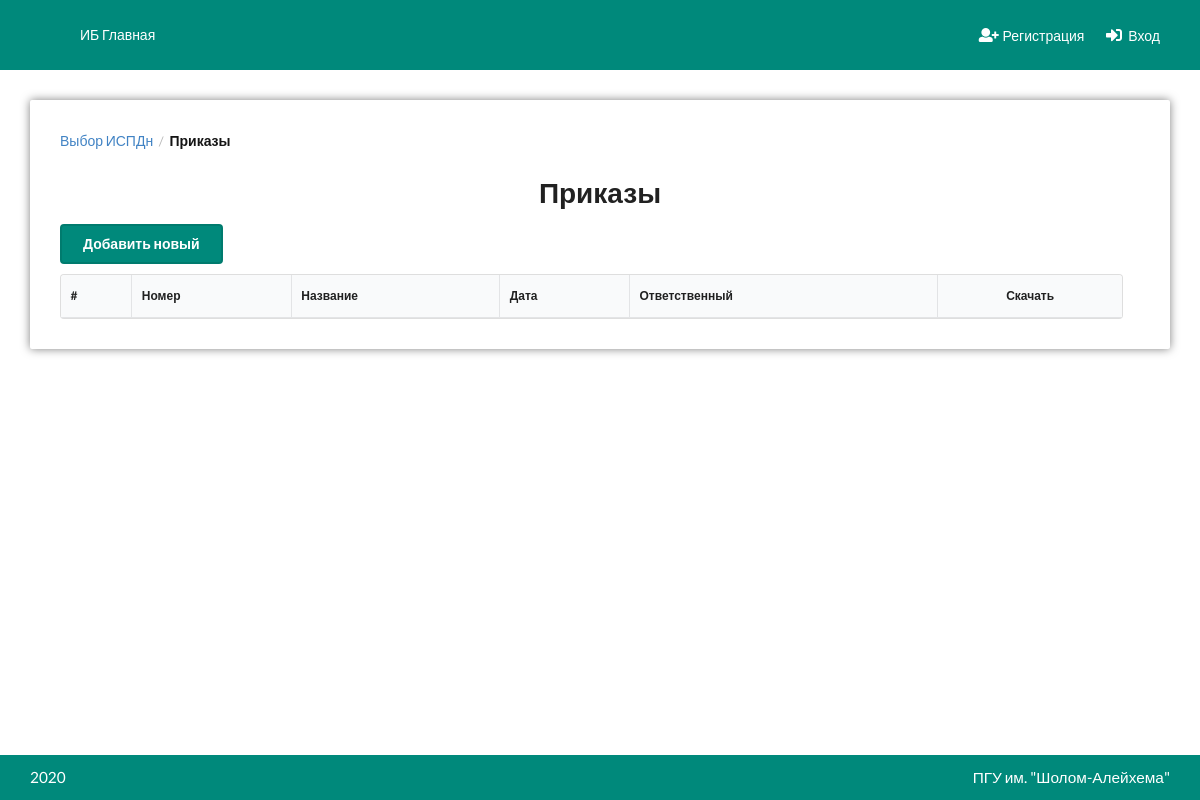
/ispdn/prikazi/, run on an earlier commit of the app's database.
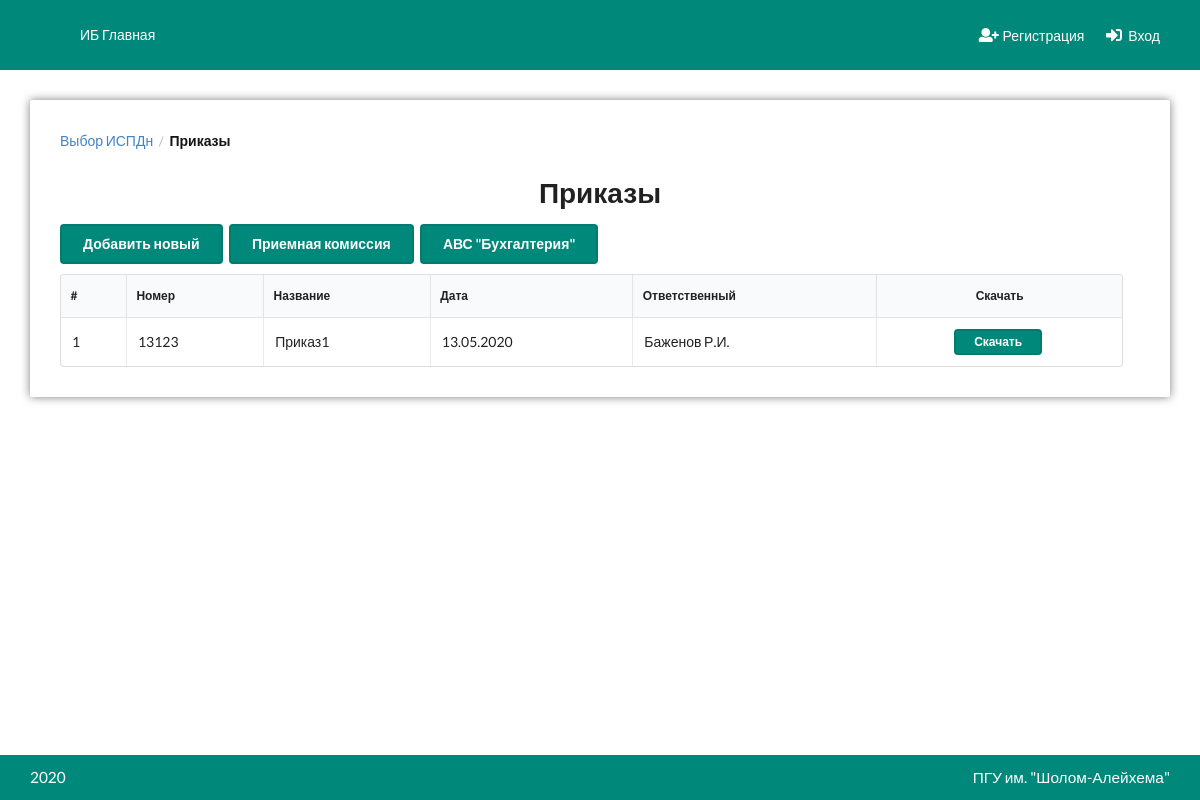
And on a later commit of the database.
### Ispdn/models.py (models this page shows, shortened)
class Ispdn(models.Model):
    objects = MyManager()
    nomer = models.CharField(max_length=32, verbose_name='Номер')
    name = models.CharField(max_length=256, verbose_name='Название')
    start_date = models.DateField(null=True, blank=True)
    end_date = models.DateField(null=True, blank=True)
    prikaz = models.ManyToManyField('Prikaz', related_name='ispdns', blank=True)
    instruct = models.ManyToManyField('Instruct', related_name='ispdns', blank=True)
    rukovodstvo = models.ManyToManyField('Rukovodstvo', related_name='ispdns', blank=True)
    polozhenie = models.ManyToManyField('Polozhenie', related_name='ispdns', blank=True)
    po = models.ManyToManyField('ProgOb', related_name='ispdns', blank=True)
    raznoe = models.ManyToManyField('Raznoe', related_name='ispdns', blank=True)
    class Meta:
        verbose_name = 'ИСПДн'
        verbose_name_plural = 'ИСПДн'

class Prikaz(models.Model):
    def content_file_name(instance, filename):
        return ispdn_filename('prikazi', Prikaz, filename)
    objects = MyManager()
    nomer = models.CharField(max_length=32, verbose_name='Номер')
    name = models.CharField(max_length=256, verbose_name='Название')
    date = models.DateField(verbose_name='Дата')
    ovetstv = models.ForeignKey('Pdn.Person', on_delete=models.SET_NULL, null=True, verbose_name='Ответственный')
    file = models.FileField(null=True, upload_to=content_file_name)
    class Meta:
        verbose_name = 'Приказ'
        verbose_name_plural = "Приказы"
        ordering = ['-id']

### Pdn/models.py (models this page shows, shortened)
class Person(models.Model):
    objects = MyManager()
    last_name = models.CharField(max_length=128, verbose_name='Фамилия')
    first_name = models.CharField(max_length=128, verbose_name='Имя')
    surname = models.CharField(max_length=128, verbose_name='Отчество')
    birth_date = models.DateField(verbose_name='Дата рождения')
    fakultet = models.CharField(max_length=128, null=True, blank=True, verbose_name='Факультет')
    podrazd = models.CharField(max_length=128, null=True, blank=True, verbose_name='Подразделение')
    def get_fio(self):
        return f'{self.last_name} {self.first_name[0]}.{self.surname[0]}.'
    class Meta:
        verbose_name = 'Сотрудник/Студент'
        verbose_name_plural = 'Сотрудники/Студенты'

### Ispdn/views.py (the view)
# urls.py: path('prikazi/', prikazi, name='prikazi_all'),
def prikazi(request, ispdn_id=None):
    return instance_list(request, ispdn_id, template='Ispdn/TableList/Prikazi.html', model=Prikaz, field_name='prikaz')

### Accounts/templatetags/modified.py (called while the page is built)
def get_value_from_context(context, dots_var, nullable=False):
    c_key = dots_var.split('.')[0]
    try:
        var = context[c_key]
    except KeyError:
        if nullable:
            return None
        raise KeyError('Template context does not exist key: {}'.format(c_key))
    splitted_var = dots_var.split('.')
    if len(splitted_var) > 0:
        attr = '.'.join(splitted_var[1:])
        try:
            value = getattr(var, attr)
        except Exception:
            if nullable:
                return None
            raise AttributeError('Variable {} does not contain attribute {}'.format(splitted_var[0], attr))
    else:
        value = var
    if callable(value):
        value = value()
    return value

@register.filter
def substract(val1, val2):
    return int(val1) - int(val2)

### Ispdn/views.py (called while the page is built)
def instance_list(request, ispdn_id, template, model, field_name):
    ispdn = None
    if ispdn_id:
        ispdn = Ispdn.objects.get_or_404(id=ispdn_id)
        instances = getattr(ispdn, field_name).all()
    else:
        instances = model.objects.all()
    ispdns = Ispdn.objects.all()
    return render(request, template, {'instances': instances, 'ispdn': ispdn, 'ispdns': ispdns})

### utils/shortcuts.py (called while the page is built)
def build_url(*args, **kwargs):
    get = kwargs.pop('get', None)
    url = reverse(*args, kwargs=kwargs)
    if get:
        url += '?' + urllib.parse.urlencode(get)
    return url

### templates/Ispdn/TableList/Prikazi.html (shortened to what this page needs)
{% extends 'base.html' %}
{% load modified %}
{% block content %}
    <div class="ui container">
        <div class="child-center">
            <div class="skzi-list cblock">
                <div class="content">
                    <div class="ui breadcrumb">
                      <a href="{% url 'ispdn:select' %}" class="section">Выбор ИСПДн</a>
                      <div class="divider"> / </div>
                      <div class="active section">Приказы</div>
                    </div>
                    <h1 class="ui center aligned header">Приказы</h1>
                    <div class="panel">
                        <div class="buttons left">
                            {% if ispdn %}
                                <a href="{% iurl 'ispdn:prikaz_form' get_source='ispdn.id' %}" class="button primary ui medium">Добавить новый</a>
                                <a href="{% url 'ispdn:prikazi_all' %}" class="button primary ui medium">Список всех приказов</a>
                            {% else %}
                                <a href="{% iurl 'ispdn:prikaz_form' %}" class="button primary ui medium">Добавить новый</a>
                                {% for ispdn in ispdns %}
                                    <a href="{% iurl 'ispdn:prikazi' ispdn_id='ispdn.id' %}" class="button primary ui medium">{{ ispdn.name }}</a>
                                {% endfor %}
                            {% endif %}
                        </div>
                    </div>
                    <div class="sixteen wide table-container">
                        <div class="table-width">
                            <table class="ui celled selectable sortable table tableFixHead">
                                <thead>
                                <tr>
                                    <th>#</th>
                                    <th>Номер</th>
                                    <th>Название</th>
                                    <th>Дата</th>
                                    <th>Ответственный</th>
                                    <th class="center aligned">Скачать</th>
                                </tr>
                                </thead>
                                <tbody>
                                {% for prikaz in instances %}
                                    <tr data-id="{{ prikaz.id }}">
                                        <td data-label="#">{{ instances|length|substract:forloop.counter0 }}</td>
                                        <td data-label="Номер">{{ prikaz.nomer }}</td>
                                        <td data-label="Название">{{ prikaz.name }}</td>
                                        <td data-label="Дата">{{ prikaz.date }}</td>
                                        <td data-label="Ответственный">{{ prikaz.ovetstv.get_fio }}</td>
                                        <td data-label="Скачать" class="center aligned"><a class="ui button primary tiny download" href="{% iurl 'ispdn:prikaz_download' id='prikaz.id' %}">Скачать</a></td>
                                    </tr>
                                {% endfor %}
                                </tbody>
                            </table>
                        </div>
                    </div>
                </div>
            </div>
        </div>
    </div>
{% endblock %}

### templates/base.html (shortened to what this page needs)
{% load static %}
<!DOCTYPE html>
<html lang="ru">
<head>
    <link href="{% static 'css/semantic.min.css' %}?version=1" rel="stylesheet">
    <link href="{% static 'css/style.css' %}?version=12" rel="stylesheet">
    <link rel="stylesheet" href="{% static '/css/calendar.min.css' %}" />
</head>
<body>
<header>
    {% include 'navbar.html' %}
</header>
<main>
    {% block content %}
    {% endblock content %}
</main>
{% include 'footer.html' %}
</body>
</html>

### templates/navbar.html (shortened to what this page needs)
{% load static %}
<nav>
    <div class="ui container">
        <ul class="left">
            <li><a href="{% url 'main:index' %}">ИБ Главная</a></li>
        </ul>
        {% if request.user.is_authenticated %}
            <ul class="right">
                <li><a>{% if request.user.prepod %}{{ request.user.prepod.fio }}{% else %}
                    {{ request.user.email }}{% endif %}</a></li>
                {% if request.user.is_superuser %}
                    <li><a href="/admin/"><i class="star plus icon"></i>Админ. панель</a></li>
                {% endif %}
                <li><a href="{% url 'accounts:logout' %}"><i class="sign out alternate icon"></i>Выход</a></li>
            </ul>
        {% else %}
            <ul class="right">
                <li><a href="{% url 'accounts:registration' %}"><i class="user plus icon"></i>Регистрация</a></li>
                <li><a href="{% url 'accounts:login' %}"><i class="sign in alternate icon"></i>Вход</a></li>
            </ul>
        {% endif %}
    </div>
</nav>

### templates/footer.html
<footer>
    <div class="ui container">
        <span class="left">2020</span>
        <span class="right">ПГУ им. "Шолом-Алейхема"</span>
    </div>
</footer>

### static/css/style.css (style rules this page uses)
:root { --color: #151515;--nav-bg-color: #00897b;--nav-color: #ffffff;--nav-item-hover-bg-color: #007b6e;--content-bg-color: #ffffff;--btn-primary-color: #00897b;--btn-primary-hover-color: #007b6e;--btn-primary-active-color: #006d62;--btn-primary-text-color: #ffffff;--menu-active-color: #ccddff;--menu-active-hover-color: #b3ccff;--graphic-key-color: #00897b;--graphic-key-brd-color: #007b6e }
:root body:before { filter:invert(100%) blur(5px) opacity(60%) }
nav { width:100%;height:70px;background-color:var(--nav-bg-color);line-height:70px }
nav div.container { height:100% }
nav div.container ul { margin:0;height:100%;line-height:inherit;display:inline-block;position:relative }
nav div.container ul.left { float:left }
nav div.container ul.right { float:right }
nav div.container ul li { height:100%;line-height:inherit;display:inline-block;position:relative;float:left }
nav div.container ul li:not(.logo) a { display:block;height:100%;line-height:inherit;color:var(--nav-color);padding:0 10px }
nav div.container ul li:not(.logo) a i { margin-right:5px;font-size:16px }
footer { display:block;position:relative;width:100%;margin-top:-45px;height:45px;line-height:45px;background-color:var(--nav-bg-color);color:var(--nav-color);font-size:1.1rem }
footer span { line-height:inherit }
footer span.left { float:left }
footer span.right { float:right }
.skzi-list { width:100%;max-width:100% }
.skzi-list .panel { width:100%;float:left;position:relative;margin-bottom:10px }
.skzi-list .panel .buttons { float:left }
.skzi-list .panel .buttons.left { width:calc(100% - 500px) }
.skzi-list .table-container { width:100%;overflow-x:auto;overflow-y:visible !important;font-size:12px;max-height:60vh;padding-right:17px }
.skzi-list .table-container .table-width { max-width:2000px }
.skzi-list .table-container .table-width table thead th { position:sticky;top:0;white-space:normal !important;word-wrap:break-spaces;vertical-align:top }
.skzi-list .table-container .table-width table tbody tr { cursor:pointer;font-size:14px }
.skzi-list .table-container .table-width table tbody tr .button.download { padding-top:5px;padding-bottom:5px }
html { padding:0;margin:0;min-height:100% }
header { padding:0;margin:0 }
body { padding:0;margin:0;color:var(--color) }
body:before { z-index:-3;content:"";position:fixed;top:0;left:0;width:100%;height:100%;background-attachment:fixed;background-repeat:no-repeat;background-size:cover }
body h1 { font-size:3rem }
body main { min-height:calc(100% - 70px);padding-bottom:45px }
.ui.container { width:95%;max-width:1280px !important }
.child-center { width:100%;display:flex;justify-content:center }
.cblock { display:block;position:relative;float:left }
.content:not(.no-shadow) { margin:30px 0;background-color:var(--content-bg-color);border-radius:2px;display:block;position:relative;float:left;width:100%;padding:30px;box-shadow:0 0 10px rgba(0,0,0,0.5) }
.ui.button.primary { background-color:var(--btn-primary-color);color:var(--btn-primary-text-color);border-radius:4px;border:solid 2px #007b6e }

What changed in the data, as far as the page shows it:
added Ispdn: name "Приемная комиссия"
added Ispdn: name "АВС \"Бухгалтерия\""
added Prikaz: counter0 "1", nomer "13123", name "Приказ1", date "13.05.2020", ovetstv.get_fio "Баженов Р.И."
